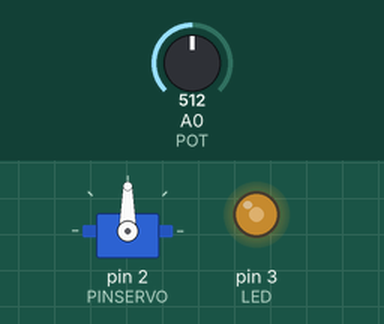
This sketch was run on a simulated Arduino Uno, built with avr-gcc and run on an emulated ATmega328P. On the bench: servo, output pins drawn as LEDs (lit = HIGH). The inputs (shaded band) are chosen by the test bench; at power-on: A0 (POT) = 512.

Above: at 1.2 s.
1.3 s: A0 (POT) set to 560
At 2.2 s:
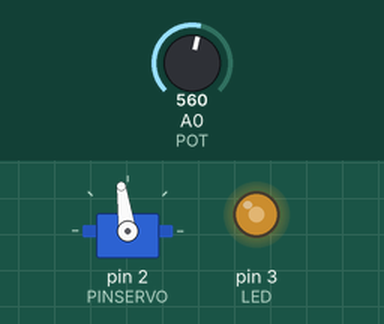
2.8 s: A0 (POT) set to 716
At 3.5 s:
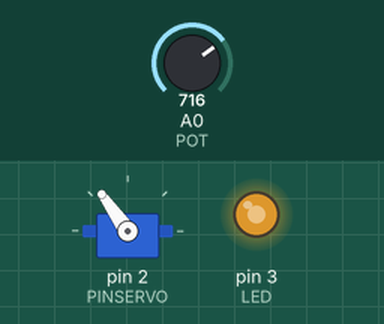
4.3 s: A0 (POT) set to 900
At 4.8 s:
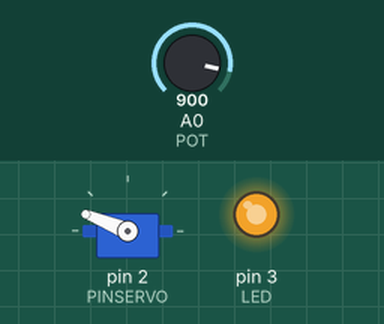
5.8 s: A0 (POT) set to 1023
At 6.9 s:
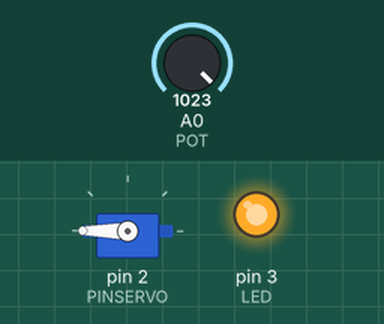
7.3 s: A0 (POT) set to 540
At 8.3 s:
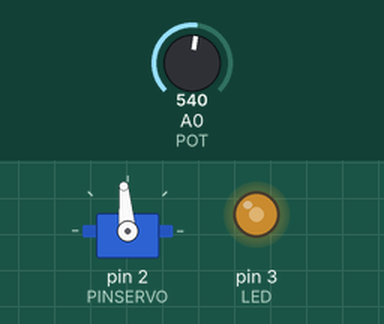
Timing chart, 0 to 9.8 s (numbered marks = the images above; inputs shaded):
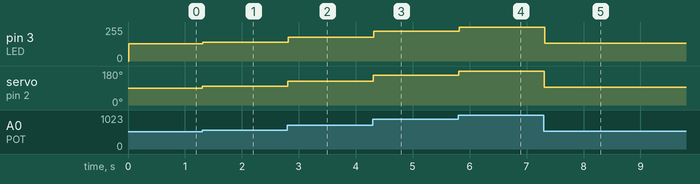

Measured:
- after the input at 1.3 s, pin 3 (LED): 128/255 → 140/255 at once; servo on pin 2 (PINSERVO): 90° → 98° at once
- after the input at 2.8 s, pin 3 (LED): 140/255 → 179/255 at once; servo on pin 2 (PINSERVO): 98° → 125° at once
- after the input at 4.3 s, pin 3 (LED): 179/255 → 225/255 at once; servo on pin 2 (PINSERVO): 125° → 158° at once
- after the input at 5.8 s, pin 3 (LED): 225/255 → 255/255 at once; servo on pin 2 (PINSERVO): 158° → 180° at once
- after the input at 7.3 s, pin 3 (LED): 255/255 → 135/255 at once; servo on pin 2 (PINSERVO): 180° → 95° at once

The sketch:

Servo.ino
```cpp
#include <Servo.h>

Servo servo1;

int PINSERVO = 2;
int PULSOMIN = 550;
int PULSOMAX = 2500;
int VALORPUT;
int ANGULO;
int POT = 0;
int LED = 3;
int BRILLO;

void setup() {
  pinMode(LED, OUTPUT);
  servo1.attach(PINSERVO, PULSOMIN, PULSOMAX);
  //Las entradas analogicas no requieren inicializacion
}

void loop() {
  VALORPUT = analogRead(POT);
  ANGULO = map(VALORPUT, 0, 1023, 0, 180);
  servo1.write(ANGULO);
  delay(10);
  BRILLO = VALORPUT / 4;
  analogWrite(LED, BRILLO);
}
```
